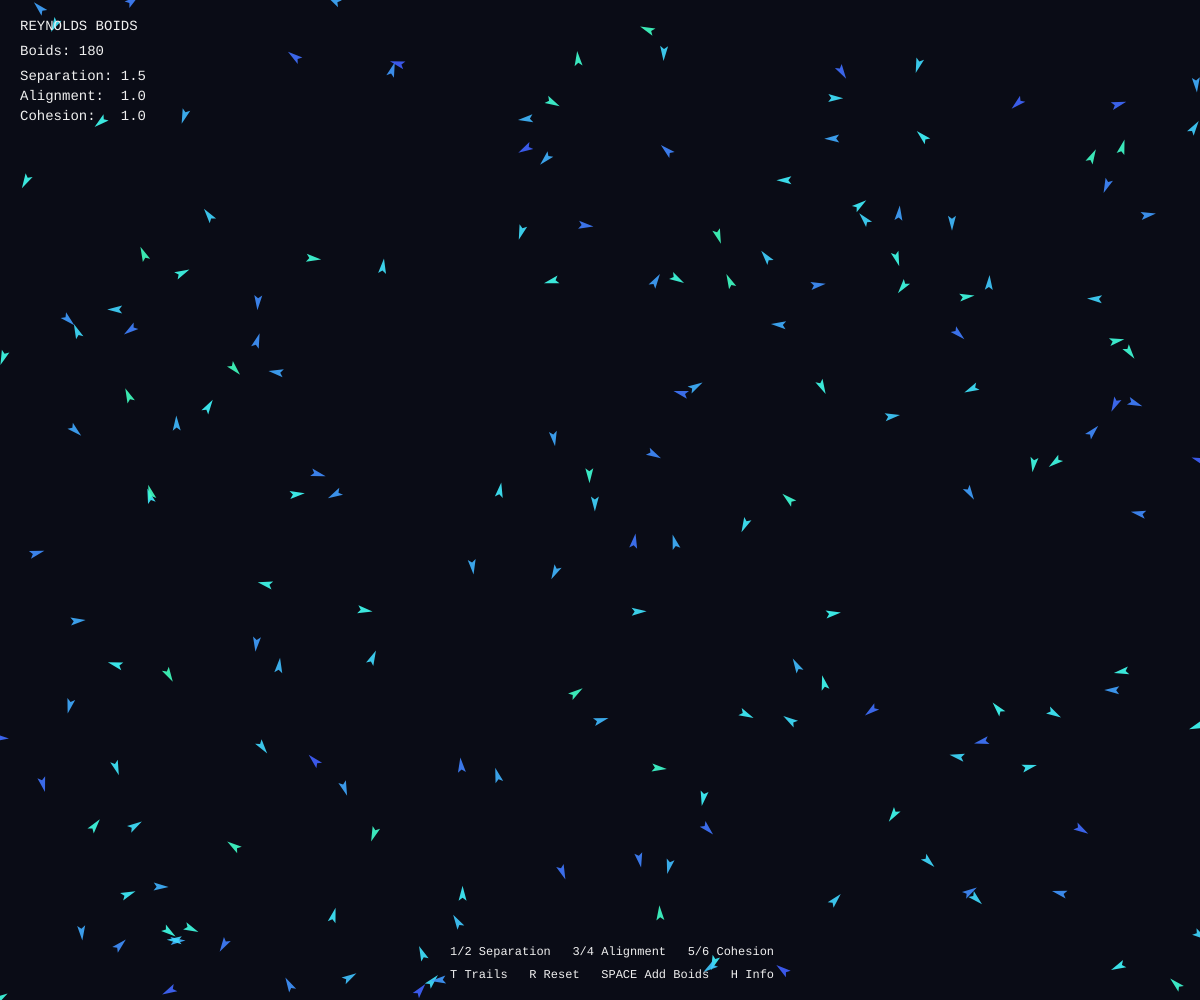
Frame 1 (no input)
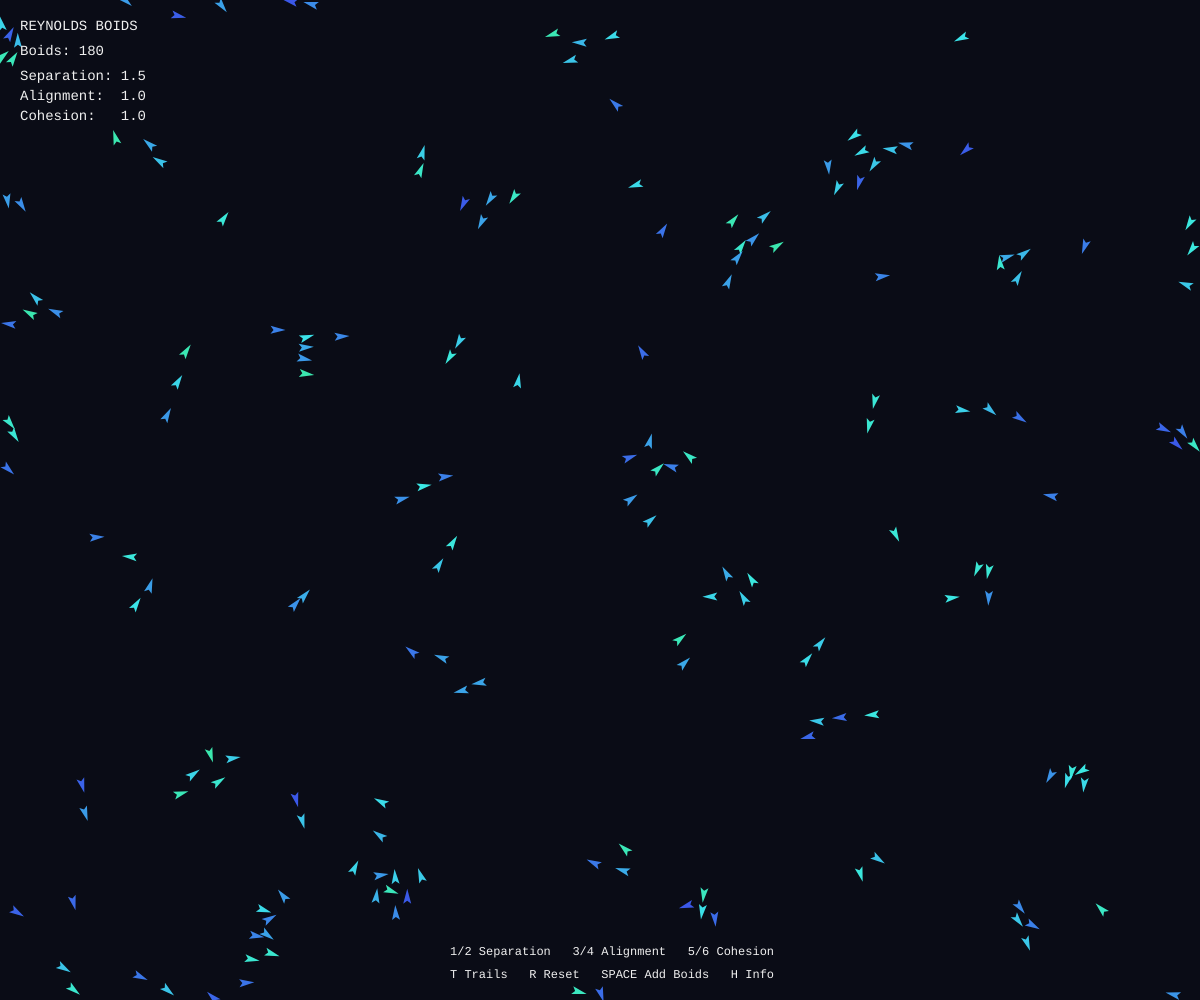
Frame 60 (no input)
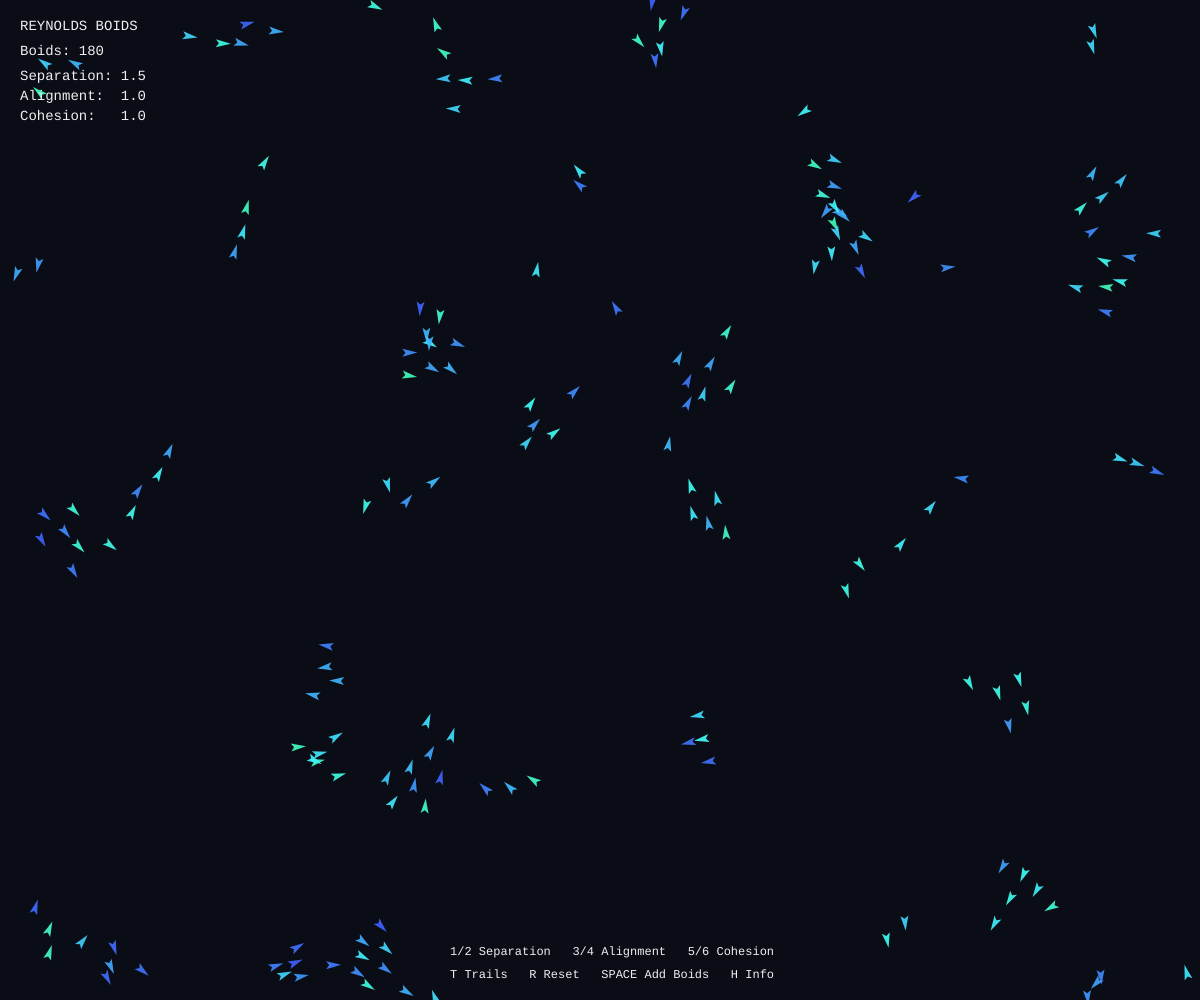
Frame 120 (the mouse pressed at the canvas centre since frame 60)

The p5.js sketch that drew these frames (run headless with seeded random() and noise() and a simulated clock; from frame 60 on, the mouse is pressed at the canvas centre):

// p5.js sketch
// ── sketch.js

let flock = [];
const NUM_BOIDS = 180;
const MAX_BOIDS = 500;

let separationWeight = 1.5;
let alignmentWeight = 1.0;
let cohesionWeight = 1.0;

let showTrails = false;
let showInfo = true;

const BG = [10, 12, 22];

function setup() {
  createCanvas(windowWidth, windowHeight);

  for (let i = 0; i < NUM_BOIDS; i++) {
    flock.push(new Boid(random(width), random(height)));
  }

  background(...BG);
}

function draw() {
  if (showTrails) {
    noStroke();
    fill(BG[0], BG[1], BG[2], 35);
    rect(0, 0, width, height);
  } else {
    background(...BG);
  }

  for (const b of flock) {
    b.flock(flock);
  }

  for (const b of flock) {
    b.update();
    b.edges();
    b.render();
  }

  if (showInfo) drawInfo();
}

function drawInfo() {
  push();

  colorMode(RGB, 255);
  fill(240);
  noStroke();
  textFont("monospace");
  textSize(14);

  text("REYNOLDS BOIDS", 20, 30);
  text("Boids: " + flock.length, 20, 55);

  text("Separation: " + separationWeight.toFixed(1), 20, 80);
  text("Alignment:  " + alignmentWeight.toFixed(1), 20, 100);
  text("Cohesion:   " + cohesionWeight.toFixed(1), 20, 120);

  textSize(12);
  text(
    "1/2 Separation   3/4 Alignment   5/6 Cohesion",
    width / 2 - 150, height - 45
  );

  text(
    "T Trails   R Reset   SPACE Add Boids   H Info",
    width / 2 - 150, height - 22
  );

  pop();
}

function keyPressed() {
  if (key === "1") separationWeight += 0.2;
  if (key === "2") separationWeight = max(0, separationWeight - 0.2);

  if (key === "3") alignmentWeight += 0.2;
  if (key === "4") alignmentWeight = max(0, alignmentWeight - 0.2);

  if (key === "5") cohesionWeight += 0.2;
  if (key === "6") cohesionWeight = max(0, cohesionWeight - 0.2);

  if (key === "t" || key === "T") showTrails = !showTrails;
  if (key === "h" || key === "H") showInfo = !showInfo;

  if (key === "r" || key === "R") {
    flock = [];

    for (let i = 0; i < NUM_BOIDS; i++) {
      flock.push(new Boid(random(width), random(height)));
    }

    background(...BG);
  }

  if (key === " ") {
    for (let i = 0; i < 20; i++) {
      if (flock.length >= MAX_BOIDS) break;
      flock.push(new Boid(mouseX, mouseY));
    }
    return false;
  }
}

function windowResized() {
  resizeCanvas(windowWidth, windowHeight);
}

// ==================================================
// Boid class
// ==================================================

class Boid {
  constructor(x, y) {
    this.position = createVector(x, y);

    this.maxSpeed = 3.0;
    this.maxForce = 0.06;

    this.perceptionRadius = 55;
    this.separationRadius = 25;

    this.velocity = p5.Vector.random2D();
    this.velocity.mult(random(1, this.maxSpeed));

    this.acceleration = createVector(0, 0);

    this.hueValue = random(160, 230);
  }

  flock(boids) {
    const sep = this.separation(boids);
    const ali = this.alignment(boids);
    const coh = this.cohesion(boids);

    sep.mult(separationWeight);
    ali.mult(alignmentWeight);
    coh.mult(cohesionWeight);

    this.acceleration.add(sep);
    this.acceleration.add(ali);
    this.acceleration.add(coh);
  }

  separation(boids) {
    const steering = createVector(0, 0);
    let total = 0;

    for (const other of boids) {
      const d = p5.Vector.dist(this.position, other.position);

      if (other !== this && d < this.separationRadius && d > 0) {
        const diff = p5.Vector.sub(this.position, other.position);

        diff.div(d * d);
        steering.add(diff);
        total++;
      }
    }

    if (total > 0) {
      steering.div(total);
      steering.setMag(this.maxSpeed);
      steering.sub(this.velocity);
      steering.limit(this.maxForce);
    }

    return steering;
  }

  alignment(boids) {
    const steering = createVector(0, 0);
    let total = 0;

    for (const other of boids) {
      const d = p5.Vector.dist(this.position, other.position);

      if (other !== this && d < this.perceptionRadius) {
        steering.add(other.velocity);
        total++;
      }
    }

    if (total > 0) {
      steering.div(total);
      steering.setMag(this.maxSpeed);
      steering.sub(this.velocity);
      steering.limit(this.maxForce);
    }

    return steering;
  }

  cohesion(boids) {
    const center = createVector(0, 0);
    let total = 0;

    for (const other of boids) {
      const d = p5.Vector.dist(this.position, other.position);

      if (other !== this && d < this.perceptionRadius) {
        center.add(other.position);
        total++;
      }
    }

    if (total > 0) {
      center.div(total);

      const desired = p5.Vector.sub(center, this.position);
      desired.setMag(this.maxSpeed);

      const steering = p5.Vector.sub(desired, this.velocity);
      steering.limit(this.maxForce);

      return steering;
    }

    return createVector(0, 0);
  }

  update() {
    this.velocity.add(this.acceleration);
    this.velocity.limit(this.maxSpeed);

    this.position.add(this.velocity);

    this.acceleration.mult(0);
  }

  edges() {
    if (this.position.x > width) this.position.x = 0;
    if (this.position.x < 0) this.position.x = width;

    if (this.position.y > height) this.position.y = 0;
    if (this.position.y < 0) this.position.y = height;
  }

  render() {
    push();

    translate(this.position.x, this.position.y);
    rotate(this.velocity.heading() + HALF_PI);

    colorMode(HSB, 360, 100, 100, 100);
    fill(this.hueValue, 75, 100, 90);
    noStroke();

    beginShape();
    vertex(0, -9);
    vertex(-4, 6);
    vertex(0, 3);
    vertex(4, 6);
    endShape(CLOSE);

    pop();

    colorMode(RGB, 255);
  }
}

// ── style.css
html,
body {
    margin: 0;
    padding: 0;
    overflow: hidden;
    background-color: black;
}

canvas {
    display: block;
}

/* Information button */
#infoButton {
    position: fixed;
    top: 140px;
    left: 20px;
    z-index: 1000;

    width: 42px;
    height: 42px;
    border: 1px solid #666;
    border-radius: 50%;

    background: rgba(25, 25, 25, 0.85);
    color: white;
    font-size: 24px;
    cursor: pointer;

    transition: background 0.2s, transform 0.2s;
}

/* Change background on hover */
#infoButton:hover {
    background: #444;
    transform: scale(1.08);
}

/* Modal background overlay */
.modal {
    display: none;
    position: fixed;
    inset: 0;
    z-index: 2000;

    align-items: center;
    justify-content: center;

    padding: 20px;
    background: rgba(0, 0, 0, 0.75);
    backdrop-filter: blur(5px);
}

/* Visible modal */
.modal.show {
    display: flex;
}

/* Modal content panel */
.modal-content {
    position: relative;
    width: 100%;
    max-width: 500px;
    max-height: 85vh;
    overflow-y: auto;
    box-sizing: border-box;

    padding: 30px;
    border: 1px solid #444;
    border-radius: 12px;

    background: #1e1e1e;
    color: #eee;
    font-family: Arial, sans-serif;
    line-height: 1.6;

    box-shadow: 0 10px 40px rgba(0, 0, 0, 0.5);
}

.modal-content h2 {
    margin-top: 0;
    padding-right: 25px;
    color: #fff;
    font-size: 1.5rem;
}

.modal-content p {
    margin-bottom: 16px;
}

.modal-content ul {
    padding-left: 22px;
}

.modal-content li {
    margin-bottom: 10px;
}

.modal-content strong {
    color: #fff;
}

.modal-hint {
    margin-bottom: 0;
    padding-top: 12px;
    border-top: 1px solid #444;
    color: #aaa;
    font-size: 0.9rem;
}

/* Close button */
.close-button {
    position: absolute;
    top: 10px;
    right: 14px;

    border: none;
    background: transparent;
    color: #aaa;
    font-size: 30px;
    line-height: 1;
    cursor: pointer;
}

.close-button {
    color: white;
}

.modal-reference {
    margin-top: 20px;
    padding-top: 12px;
    border-top: 1px solid #444;
    font-size: 0.85rem;
    color: #aaa;
}

.modal-reference a {
    color: #8ab4f8;
    text-decoration: none;
}

.modal-reference a:hover {
    text-decoration: underline;
}

/* Smaller screens */
@media (max-width: 500px) {
    .modal-content {
        padding: 24px 20px;
    }

    .modal-content h2 {
        font-size: 1.3rem;
    }
}
